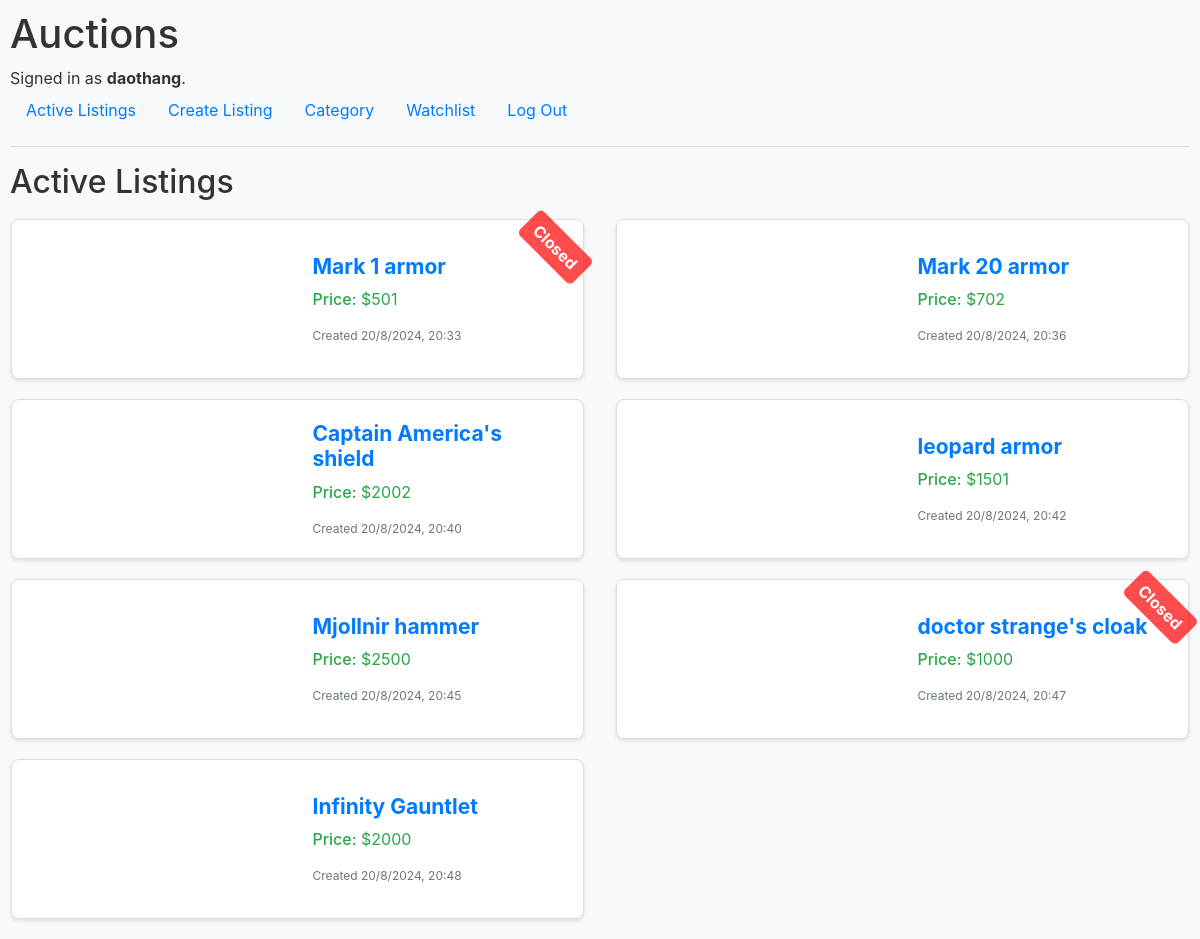
Screenshot of / (signed in) with the database file from the repository.
### auctions/models.py (models this page shows)
class User(AbstractUser):
    pass

class AuctionList(models.Model):
    title = models.CharField(max_length=64)
    description = models.CharField(max_length=200)
    category = models.CharField(max_length=64)
    time = models.CharField(max_length=64)
    image_url = models.CharField(max_length=1000)
    price = models.IntegerField()
    closed = models.BooleanField(default = False)

### auctions/views.py (the view)
# urls.py: path("", views.index, name="index"),
def index(request):
    products = AuctionList.objects.all()
    return render(request, "auctions/index.html", {
        "products": products
    })

### auctions/templates/auctions/index.html (shortened to what this page needs)
{% extends "auctions/layout.html" %}
{% block body %}
    <h2>Active Listings</h2>
    <div class="products row">
        {% for product in products %}
            <div class="col-md-6">
                <a href="{% url 'specific' product.id %}">
                    <div class="product row">
                        <div class="product-img col-md-6">
                        </div>
                        <div class="product-infor col-md-6">
                            <h4>{{ product.title }}</h4>
                            <p><span>Price:</span> ${{ product.price }}</p>
                            <small>{{ product.time }}</small>
                        </div>
                        {% if product.closed %}
                            <div class="closed">Closed</div>
                        {% endif %}
                    </div>
                </a>
            </div>
        {% endfor %}
    </div>
{% endblock %}

### auctions/templates/auctions/layout.html (shortened to what this page needs)
{% load static %}
<!DOCTYPE html>
<html lang="en">
    <head>
        <link rel="stylesheet" href="https://stackpath.bootstrapcdn.com/bootstrap/4.4.1/css/bootstrap.min.css">
        <link href="{% static 'auctions/styles.css' %}" rel="stylesheet">
    </head>
    <body>
        <h1>Auctions</h1>
        <div>
            {% if user.is_authenticated %}
                Signed in as <strong>{{ user.username }}</strong>.
            {% else %}
                Not signed in.
            {% endif %}
        </div>
        <ul class="nav">
            <li class="nav-item">
                <a class="nav-link" href="{% url 'index' %}">Active Listings</a>
            </li>
            <li class="nav-item">
                <a class="nav-link" href="{% url 'create listing' %}">Create Listing</a>
            </li>
            <li class="nav-item">
                <a class="nav-link" href="{% url 'category' %}">Category</a>
            </li>
            <li class="nav-item">
                <a class="nav-link" href="{% url 'watchlist' %}">Watchlist</a>
            </li>
            {% if user.is_authenticated %}
                <li class="nav-item">
                    <a class="nav-link" href="{% url 'logout' %}">Log Out</a>
                </li>
            {% endif %}
        </ul>
        <hr>
        {% block body %}
        {% endblock %}
    </body>
</html>

### auctions/static/auctions/styles.css (style rules this page uses)
body { padding: 10px; background-color: #f8f9fa; color: #333; }
.product { position: relative; display: flex; justify-content: center; align-items: center; height: 160px; border: 1px solid #ddd; border-radius: 8px; background-color: #fff; box-shadow: 0 2px 4px rgba(0, 0, 0, 0.1); margin: 10px 1px; transition: transform 0.2s, box-shadow 0.2s; }
.closed { position: absolute; top: 10px; right: -10px; background-color: rgba(255, 0, 0, 0.7); color: #fff; padding: 5px 10px; border-radius: 5px; font-weight: bold; transform: rotate(45deg); transform-origin: center; transition: background-color 0.2s; }
.product h4 { overflow: hidden; text-overflow: ellipsis; }
.product-img { position: relative; border-top-left-radius: 8px; border-top-right-radius: 8px; display: flex; height: 100%; justify-content: center; align-items: center; }
.product-infor { padding: 15px; display: flex; flex-direction: column; justify-content: space-between; }
.product-infor span { font-weight: 500; }
.product-infor p { color: #28a745; }
.product-infor h4 { font-size: 21px; font-weight: bold; color: #007bff; }
.product-infor small { font-size: 12px; color: #6c757d; }

### rows the page displays
User: username "daothang"
AuctionList: title "Mark 1 armor", price "501", time "Created 20/8/2024, 20:33", closed "Closed"
AuctionList: title "Mark 20 armor", price "702", time "Created 20/8/2024, 20:36"
AuctionList: title "Captain America's shield", price "2002", time "Created 20/8/2024, 20:40"
AuctionList: title "leopard armor", price "1501", time "Created 20/8/2024, 20:42"
AuctionList: title "Mjollnir hammer", price "2500", time "Created 20/8/2024, 20:45"
AuctionList: title "doctor strange's cloak", price "1000", time "Created 20/8/2024, 20:47", closed "Closed"
AuctionList: title "Infinity Gauntlet", price "2000", time "Created 20/8/2024, 20:48"
